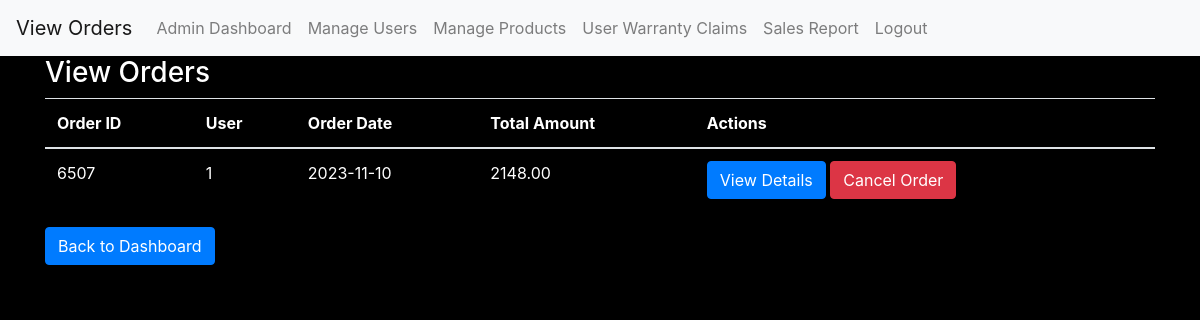
The page /admin_view_orders.php (signed in) on the database its author committed.
### tables this page shows
CREATE TABLE `orders` (
  `order_id` int(11) NOT NULL,
  `user_id` int(11) DEFAULT NULL,
  `order_date` date DEFAULT current_timestamp(),
  `total_amount` decimal(10,2) DEFAULT NULL,
  `payment_status` varchar(255) DEFAULT NULL,
  `status` varchar(50) NOT NULL
);

### admin_view_orders.php (the view, shortened to what this page needs)
<?php
include "db_connection.php";
$query = "SELECT * FROM orders WHERE status != 'Cancelled'";
$result = mysqli_query($conn, $query);
?>
<!DOCTYPE html>
<html>
<head>
    <link rel="stylesheet" href="https://maxcdn.bootstrapcdn.com/bootstrap/4.5.2/css/bootstrap.min.css">
</head>
<body>
    <nav class="navbar navbar-expand-lg navbar-light bg-light">
    <a class="navbar-brand" href="admin_view_orders.php">View Orders</a>
    <div class="collapse navbar-collapse" id="navbarNav">
        <ul class="navbar-nav">
            <li class="nav-item">
                <a class="nav-link" href="admin_dashboard.php">Admin Dashboard</a>
            </li>
            <li class="nav-item">
                <a class="nav-link" href="admin_manage_users.php">Manage Users</a>
            </li>
            <li class="nav-item">
                <a class="nav-link" href="admin_manage_products.php">Manage Products</a>
            </li>
            <li class="nav-item">
                <a class="nav-link" href="admin_warrantyclaims.php">User Warranty Claims</a>
            </li>
             <li class="nav-item">
                <a class="nav-link" href="admin_analytics_report.php">Sales Report</a>
            </li>
            <li class="nav-item">
                <a class="nav-link" href="admin_logout.php">Logout</a>
            </li>
        </ul>
    </div>
</nav>
    <div class="container">
        <h3>View Orders</h3>
        <table class="table">
            <thead>
                <tr>
                    <th>Order ID</th>
                    <th>User</th>
                    <th>Order Date</th>
                    <th>Total Amount</th>
                    <th>Actions</th>
                </tr>
            </thead>
            <tbody>
                <?php while ($row = mysqli_fetch_assoc($result)) { ?>
                    <tr>
                        <td><?php echo $row['order_id']; ?></td>
                        <td><?php echo $row['user_id']; ?></td>
                        <td><?php echo $row['order_date']; ?></td>
                        <td><?php echo $row['total_amount']; ?></td>
                        <td>
<a href="admin_view_order_details.php?order_id=<?php echo $row['order_id']; ?>" class="btn btn-primary">View Details</a>
<a href="admin_cancel_order.php?order_id=<?php echo $row['order_id']; ?>" class="btn btn-danger">Cancel Order</a>
                        </td>
                    </tr>
                <?php } ?>
            </tbody>
        </table>
        <a href="admin_dashboard.php" class="btn btn-primary">Back to Dashboard</a>
    </div>
</body>
</html>

### admin_view_orders.php (style rules this page uses)
body { background-color: black; color: white; }
thead { color: white; }
tbody { color: white; }

### rows shown on the page
orders: order_id "6507", user "1", order_date "2023-11-10", total_amount "2148.00"
